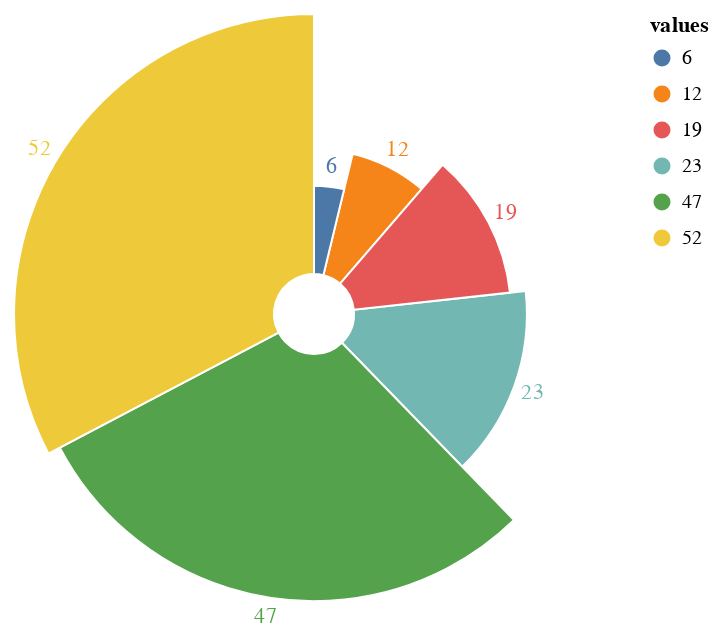

Notebook code cell kept with this figure:
### Code cell
import pandas as pd
import altair as alt

source = pd.DataFrame({"values": [12, 23, 47, 6, 52, 19]})

base = alt.Chart(source).encode(
    alt.Theta("values:Q").stack(True),
    alt.Radius("values").scale(type="sqrt", zero=True, rangeMin=20),
    color="values:N",
)

c1 = base.mark_arc(innerRadius=20, stroke="#fff")

c2 = base.mark_text(radiusOffset=10).encode(text="values:Q")

c1 + c2

### Figure 1 — Vega-Lite specification as saved in the notebook (floating-point values rounded to 4 significant figures)
{"config": {"view": {"continuousWidth": 300, "continuousHeight": 300}}, "layer": [{"mark": {"type": "arc", "innerRadius": 20, "stroke": "#fff"}, "encoding": {"color": {"field": "values", "type": "nominal"}, "radius": {"field": "values", "scale": {"type": "sqrt", "zero": true, "rangeMin": 20}, "type": "quantitative"}, "theta": {"field": "values", "stack": true, "type": "quantitative"}}}, {"mark": {"type": "text", "radiusOffset": 10}, "encoding": {"color": {"field": "values", "type": "nominal"}, "radius": {"field": "values", "scale": {"type": "sqrt", "zero": true, "rangeMin": 20}, "type": "quantitative"}, "text": {"field": "values", "type": "quantitative"}, "theta": {"field": "values", "stack": true, "type": "quantitative"}}}], "data": {"name": "data-9c366822ded4e1935da444f2425f2c26"}, "$schema": "https://vega.github.io/schema/vega-lite/v5.20.1.json", "datasets": {"data-9c366822ded4e1935da444f2425f2c26": [{"values": 12}, {"values": 23}, {"values": 47}, {"values": 6}, {"values": 52}, {"values": 19}]}}
